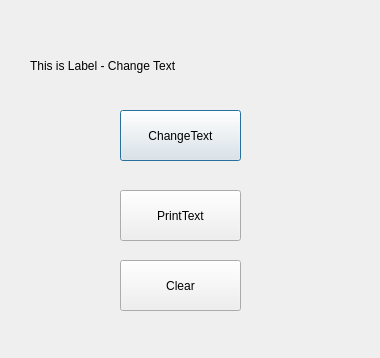
<?xml version="1.0" encoding="UTF-8"?>
<ui version="4.0">
 <class>lab_1</class>
 <widget class="QDialog" name="lab_1">
  <property name="geometry">
   <rect>
    <x>0</x>
    <y>0</y>
    <width>380</width>
    <height>358</height>
   </rect>
  </property>
  <property name="windowTitle">
   <string>Dialog</string>
  </property>
  <widget class="QLabel" name="lbl_Test">
   <property name="geometry">
    <rect>
     <x>30</x>
     <y>40</y>
     <width>321</width>
     <height>51</height>
    </rect>
   </property>
   <property name="text">
    <string>This is Label - Change Text</string>
   </property>
  </widget>
  <widget class="QPushButton" name="btn_changeText">
   <property name="geometry">
    <rect>
     <x>120</x>
     <y>110</y>
     <width>121</width>
     <height>51</height>
    </rect>
   </property>
   <property name="text">
    <string>ChangeText</string>
   </property>
  </widget>
  <widget class="QPushButton" name="btn_printText">
   <property name="geometry">
    <rect>
     <x>120</x>
     <y>190</y>
     <width>121</width>
     <height>51</height>
    </rect>
   </property>
   <property name="text">
    <string>PrintText</string>
   </property>
  </widget>
  <widget class="QPushButton" name="btn_clear">
   <property name="geometry">
    <rect>
     <x>120</x>
     <y>260</y>
     <width>121</width>
     <height>51</height>
    </rect>
   </property>
   <property name="text">
    <string>Clear</string>
   </property>
  </widget>
 </widget>
 <resources/>
 <connections/>
</ui>
